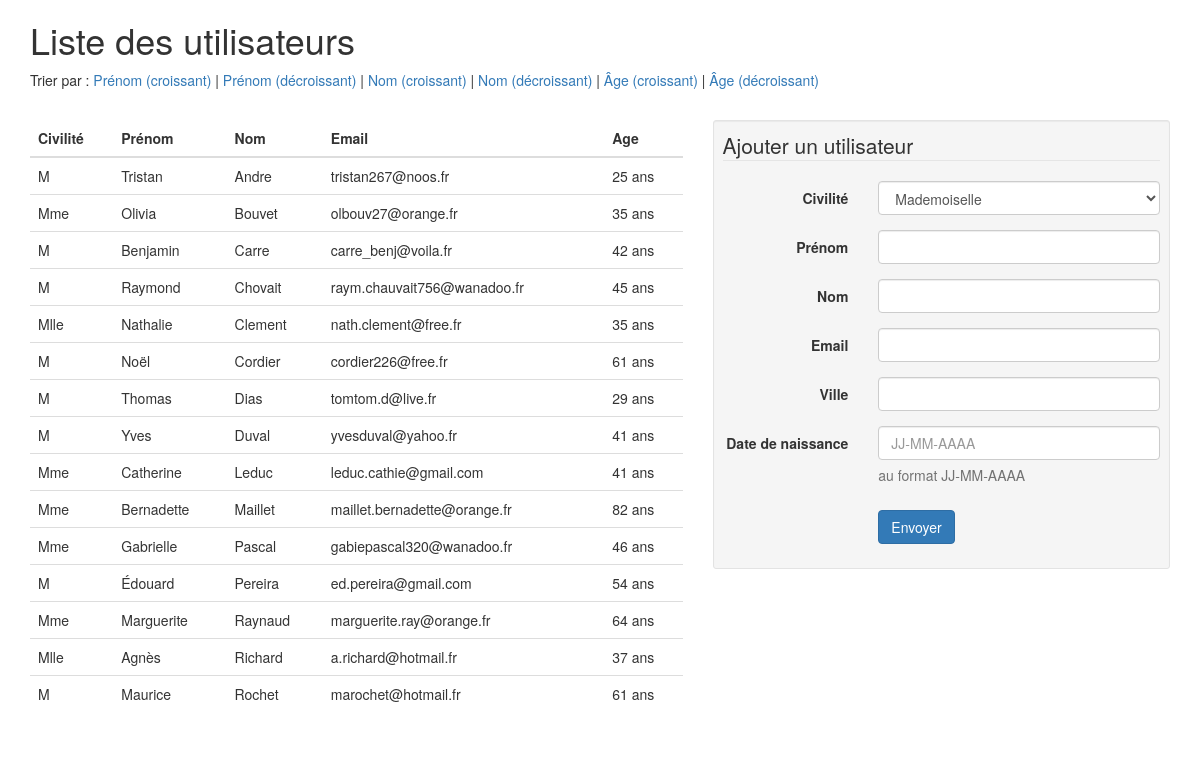
The app's page /exercice_2/index.php?column=lastname&order=asc with its own data.
### tables this page shows
CREATE TABLE IF NOT EXISTS `users` (
  `id` int(11) NOT NULL AUTO_INCREMENT,
  `gender` enum('Mlle','Mme','M') NOT NULL,
  `firstname` varchar(255) NOT NULL,
  `lastname` varchar(255) NOT NULL,
  `email` varchar(255) NOT NULL,
  `birthdate` date NOT NULL,
  `city` varchar(255) NOT NULL,
  PRIMARY KEY (`id`),
  UNIQUE KEY `email` (`email`)
);

### exercice_2/index.php (the view, shortened to what this page needs)
<?php
require_once('connect.php');
$order = '';
if (isset($_GET['order']) && isset($_GET['column'])) {
	if ($_GET['column'] == 'lastname') {
		$order = ' ORDER BY lastname';
	} elseif ($_GET['colum'] = 'firstname') {
		$order = ' ORDER BY firstname';
	} elseif ($_GET['colum'] == 'birthdate') {
		$order = ' ORDER BY birthdate';
	}
	if ($_GET['order'] == 'asc') {
		$order .= ' ASC';
	} elseif ($_GET['order'] == 'desc') {
		$order .= ' DESC';
	}
}
$queryUsers = $db->prepare('SELECT * FROM users' . $order);
if ($queryUsers->execute()) {
	$users = $queryUsers->fetchAll();
}
?>
<!DOCTYPE html>
<html>
<head>
	<link href="https://maxcdn.bootstrapcdn.com/bootstrap/3.3.6/css/bootstrap.min.css" rel="stylesheet">
</head>
<body>
	<div class="container">
		<h1>Liste des utilisateurs</h1>
		<p>Trier par :
			<a href="index.php?column=firstname&order=asc">Prénom (croissant)</a> |
			<a href="index.php?column=firstname&order=desc">Prénom (décroissant)</a> |
			<a href="index.php?column=lastname&order=asc">Nom (croissant)</a> |
			<a href="index.php?column=lastname&order=desc">Nom (décroissant)</a> |
			<a href="index.php?column=birthdate&order=desc">Âge (croissant)</a> |
			<a href="index.php?column=birthdate&order=asc">Âge (décroissant)</a>
		</p>
		<br>
		<div class="row">
			<div class="col-md-7">
				<table class="table">
					<thead>
						<tr>
							<th>Civilité</th>
							<th>Prénom</th>
							<th>Nom</th>
							<th>Email</th>
							<th>Age</th>
						</tr>
					</thead>
					<tbody>
						<?php foreach ($users as $user) : ?>
							<tr>
								<td><?php echo $user['gender']; ?></td>
								<td><?php echo $user['firstname']; ?></td>
								<td><?php echo $user['lastname']; ?></td>
								<td><?php echo $user['email']; ?></td>
								<td><?php echo DateTime::createFromFormat('Y-m-d', $user['birthdate'])->diff(new DateTime('now'))->y; ?> ans</td>
							</tr>
						<?php endforeach; ?>
					</tbody>
				</table>
			</div>
			<div class="col-md-5">
				<form method="post" class="form-horizontal well well-sm">
					<fieldset>
						<legend>Ajouter un utilisateur</legend>
						<div class="form-group">
							<label class="col-md-4 control-label" for="gender">Civilité</label>
							<div class="col-md-8">
								<select id="gender" name="gender" class="form-control input-md" required>
									<option value="Mlle">Mademoiselle</option>
								</select>
							</div>
						</div>
						<div class="form-group">
							<label class="col-md-4 control-label" for="firstname">Prénom</label>
							<div class="col-md-8">
								<input id="firstname" name="firstname" type="text" class="form-control input-md" required>
							</div>
						</div>
						<div class="form-group">
							<label class="col-md-4 control-label" for="lastname">Nom</label>
							<div class="col-md-8">
								<input id="lastname" name="lastname" type="text" class="form-control input-md" required>
							</div>
						</div>
						<div class="form-group">
							<label class="col-md-4 control-label" for="email">Email</label>
							<div class="col-md-8">
								<input id="email" name="email" type="email" class="form-control input-md" required>
							</div>
						</div>
						<div class="form-group">
							<label class="col-md-4 control-label" for="city">Ville</label>
							<div class="col-md-8">
								<input id="city" name="city" type="text" class="form-control input-md" required>
							</div>
						</div>
						<div class="form-group">
							<label class="col-md-4 control-label" for="birthdate">Date de naissance</label>
							<div class="col-md-8">
								<input id="birthdate" name="birthdate" type="text" placeholder="JJ-MM-AAAA" class="form-control input-md" required>
								<span class="help-block">au format JJ-MM-AAAA</span>
							</div>
						</div>
						<div class="form-group">
							<div class="col-md-4 col-md-offset-4">
								<button type="submit" class="btn btn-primary">Envoyer</button>
							</div>
						</div>
					</fieldset>
				</form>
			</div>
		</div>
	</div>
</body>
</html>

### records on screen
users: gender "M", firstname "Tristan", lastname "Andre", email "tristan267@noos.fr"
users: gender "Mme", firstname "Olivia", lastname "Bouvet", email "olbouv27@orange.fr"
users: gender "M", firstname "Benjamin", lastname "Carre", email "carre_benj@voila.fr"
users: gender "M", firstname "Raymond", lastname "Chovait", email "raym.chauvait756@wanadoo.fr"
users: gender "Mlle", firstname "Nathalie", lastname "Clement", email "nath.clement@free.fr"
users: gender "M", firstname "Noël", lastname "Cordier", email "cordier226@free.fr"
users: gender "M", firstname "Thomas", lastname "Dias", email "tomtom.d@live.fr"
users: gender "M", firstname "Yves", lastname "Duval", email "yvesduval@yahoo.fr"
users: gender "Mme", firstname "Catherine", lastname "Leduc", email "leduc.cathie@gmail.com"
users: gender "Mme", firstname "Bernadette", lastname "Maillet", email "maillet.bernadette@orange.fr"
users: gender "Mme", firstname "Gabrielle", lastname "Pascal", email "gabiepascal320@wanadoo.fr"
users: gender "M", firstname "Édouard", lastname "Pereira", email "ed.pereira@gmail.com"
users: gender "Mme", firstname "Marguerite", lastname "Raynaud", email "marguerite.ray@orange.fr"
users: gender "Mlle", firstname "Agnès", lastname "Richard", email "a.richard@hotmail.fr"
users: gender "M", firstname "Maurice", lastname "Rochet", email "marochet@hotmail.fr"
